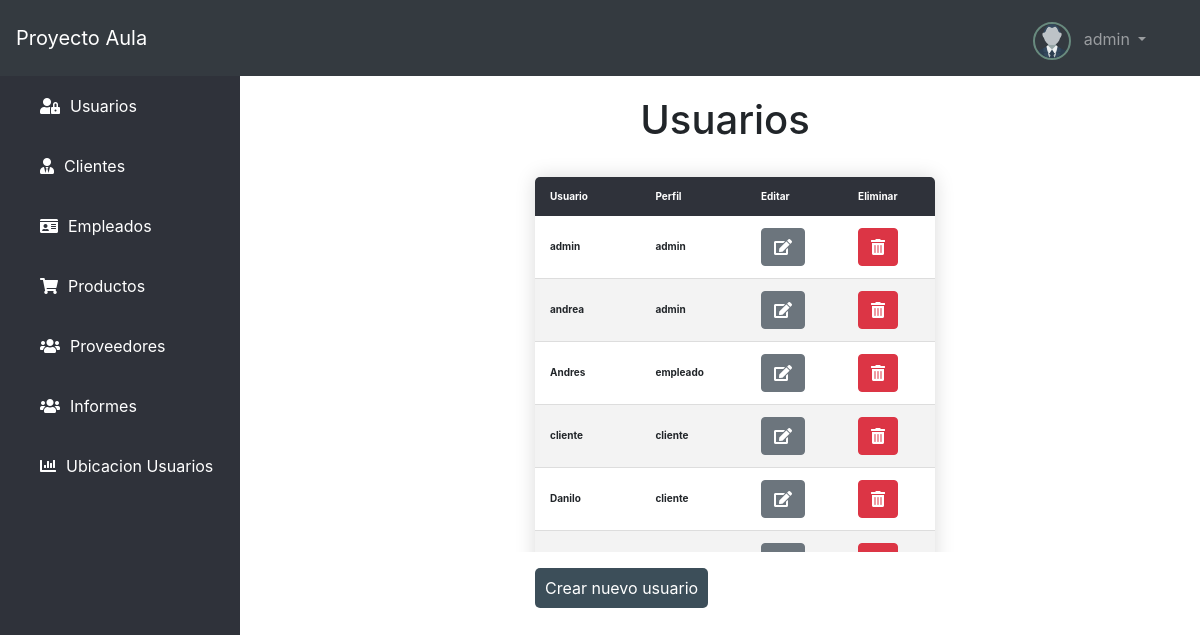
Screenshot of /user/index (signed in) with the database file from the repository.
### tables this page shows
CREATE TABLE `usuario` (
  `nombre` varchar(45) NOT NULL,
  `contrasena` varchar(255) NOT NULL,
  `perfil` varchar(45) NOT NULL,
  `estado` varchar(40) NOT NULL
);

### controllers/UserController.php (called while the page is built, shortened)
<?php
    require_once 'models/User.php';
    class UserController {
        public function index(){
            $user = new User();
            $users = $user->getAll();
            require_once 'views/user/userIndex.php';
        }
    }
?>

### config/ConfigBD.php (called while the page is built)
<?php
    class Database {
        static function connect(){
            $db = new mysqli('localhost', 'root', '', 'bdproyectoaula1');
            $db->query("SET NAMES 'utf8'");
            return $db;
        }
    }

### models/User.php (called while the page is built, shortened)
<?php
    class User {
        var $db;
        function __construct(){
            $this->db = Database::connect();
        }
        public function getAll(){
            $sql = "SELECT * FROM USUARIO WHERE estado = 'activo'";
            $users = $this->db->query($sql);
            return $users;
        }
    }
?>

### views/user/userIndex.php (the view, shortened to what this page needs)
    <h1 class="titulo-all">Usuarios</h1>
<div class="table-wrapper-scroll-y my-custom-scrollbar">
<table id="tabla" class="content-table tam-table-usuario">
        <thead>
            <tr>
                <th>Usuario</th>
                <th>Perfil</th>
                <th>Editar</th>
                <th>Eliminar</th>
            </tr>
        </thead>
        <tbody>
        <?php while($us = $users->fetch_object()) : ?>
            <tr>
                <th><?=$us->nombre?></th>
                <th><?=$us->perfil?></th>
                <th><a class="btn btn-secondary" href="<?=base_url?>user/editForm&nombre=<?=$us->nombre?>"><i class="fas fa-edit"></i></a></th>
                <th><a class="btn btn-danger" href="<?=base_url?>user/delete&nombre=<?=$us->nombre?>"><i class="fas fa-trash-alt"></i></a></th>
            </tr>
            <?php endwhile; ?>
        </tbody>
    </table>
</div>
  <br>
    <a class="btn-nuevo-usuario" href="<?=base_url?>user/register">Crear nuevo usuario</a>

### assets/css/menu.css (style rules this page uses)
body { margin: 0; padding: 0; font-family: "Roboto", sans-serif; }
.content-table { border-collapse: collapse; margin: 25px 0; font-size: 0.9em; min-width: 400px; border-radius: 5px 5px 0 0; overflow: hidden; box-shadow: 0 0 20px rgba(0, 0, 0, 0.15); }
.content-table thead tr { background-color:#2f323a; color: #ffffff; text-align: left; font-weight: bold; }
.content-table th, .content-table td { padding: 12px 15px; font-size: 10px; }
.content-table tbody tr { border-bottom: 1px solid #dddddd; }
.content-table tbody tr:nth-of-type(even) { background-color: #f3f3f3; font-size: 10px; }
.tam-table-usuario { font-size: 50px; margin-left:30%; }
.titulo-all { text-align: center; }
.btn-nuevo-usuario { padding: 10px; background-color:#3C4E59; border-radius: 5px; margin-left: 30%; margin-top: 30px; color: #fff; }
.my-custom-scrollbar { position: relative; height: 400px; overflow: auto; }
.table-wrapper-scroll-y { display: block; }

### rows the page displays
usuario: nombre "admin", perfil "admin"
usuario: nombre "andrea", perfil "admin"
usuario: nombre "Andres", perfil "empleado"
usuario: nombre "cliente", perfil "cliente"
usuario: nombre "Danilo", perfil "cliente"

### other values shown
$_SESSION['identity']->nombre "admin"
